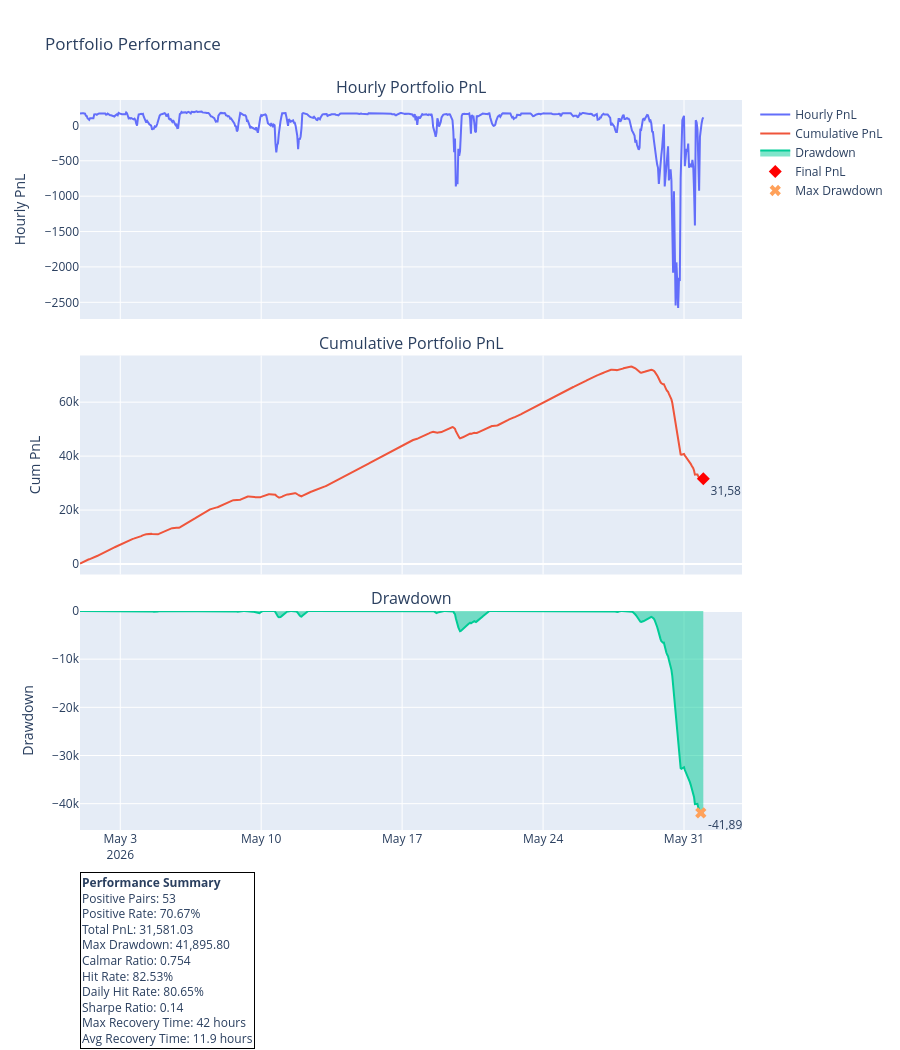

Notebook cell for this chart:
### Code cell
fig = make_subplots(
    rows=3,
    cols=1,
    shared_xaxes=True,
    vertical_spacing=0.05,
    subplot_titles=[
        "Hourly Portfolio PnL",
        "Cumulative Portfolio PnL",
        "Drawdown"
    ]
)

# Hourly PnL
fig.add_trace(
    go.Scatter(
        x=portfolio_pnl["date"],
        y=portfolio_pnl["pnl"],
        mode="lines",
        name="Hourly PnL"
    ),
    row=1,
    col=1
)

# Cumulative PnL
fig.add_trace(
    go.Scatter(
        x=portfolio_pnl["date"],
        y=portfolio_pnl["cum_pnl"],
        mode="lines",
        name="Cumulative PnL"
    ),
    row=2,
    col=1
)

# Drawdown
fig.add_trace(
    go.Scatter(
        x=portfolio_pnl["date"],
        y=portfolio_pnl["drawdown"],
        mode="lines",
        fill="tozeroy",
        name="Drawdown"
    ),
    row=3,
    col=1
)

final_pnl = portfolio_pnl["cum_pnl"].iloc[-1]

fig.add_trace(
    go.Scatter(
        x=[portfolio_pnl["date"].iloc[-1]],
        y=[final_pnl],
        mode="markers+text",
        text=[f"{final_pnl:,.0f}"],
        textposition="bottom right",
        marker=dict(
            size=10,
            symbol="diamond",
            color="red"
        ),
        name="Final PnL"
    ),
    row=2,
    col=1
)

# Mark max drawdown point
max_dd_idx = portfolio_pnl["drawdown"].idxmin()

fig.add_trace(
    go.Scatter(
        x=[portfolio_pnl.loc[max_dd_idx, "date"]],
        y=[portfolio_pnl.loc[max_dd_idx, "drawdown"]],
        mode="markers+text",
        text=[f"{max_drawdown:,.0f}"],
        textposition="bottom right",
        marker=dict(
            size=10,
            symbol="x"
        ),
        name="Max Drawdown"
    ),
    row=3,
    col=1
)

summary_text = (
    f"<b>Performance Summary</b><br>"
    f"Positive Pairs: {positive_count}<br>"
    f"Positive Rate: {positive_rate:.2%}<br>"
    f"Total PnL: {stats['total_pnl']:,.2f}<br>"
    f"Max Drawdown: {stats['max_drawdown']:,.2f}<br>"
    f"Calmar Ratio: {stats['calmar']:.3f}<br>"
    f"Hit Rate: {stats['hit_rate']:.2%}<br>"
    f"Daily Hit Rate: {daily_hit_rate:.2%}<br>"
    f"Sharpe Ratio: {stats['sharpe']:,.2f}<br>"
    f"Max Recovery Time: {stats['max_recovery_time']} hours<br>"
    f"Avg Recovery Time: {stats['avg_recovery_time']:.1f} hours<br>"
)

fig.add_annotation(
    text=summary_text,
    xref="paper",
    yref="paper",
    x=0,
    y=-0.30,
    showarrow=False,
    align="left",
    bordercolor="black",
    borderwidth=1,
    bgcolor="white",
    font=dict(size=12)
)


fig.update_layout(
    title="Portfolio Performance",
    hovermode="x unified",
    height=1050,
    showlegend=True,
    margin=dict(b=220)
)

fig.update_yaxes(title_text="Hourly PnL", row=1, col=1)
fig.update_yaxes(title_text="Cum PnL", row=2, col=1)
fig.update_yaxes(title_text="Drawdown", row=3, col=1)

fig.show()

### Figure 1 — Plotly figure (JSON) as saved in the notebook; plotly's stock layout.template omitted (floating-point values rounded to 4 significant figures; data arrays with more than 128 entries replaced by an {"elided": "..."} marker saying what was removed)
{"data": [{"mode": "lines", "name": "Hourly PnL", "type": "scatter", "x": {"elided": "744 str values"}, "xaxis": "x", "y": {"elided": "744 float values"}, "yaxis": "y"}, {"mode": "lines", "name": "Cumulative PnL", "type": "scatter", "x": {"elided": "744 str values"}, "xaxis": "x2", "y": {"elided": "744 float values"}, "yaxis": "y2"}, {"fill": "tozeroy", "mode": "lines", "name": "Drawdown", "type": "scatter", "x": {"elided": "744 str values"}, "xaxis": "x3", "y": {"elided": "744 float values"}, "yaxis": "y3"}, {"marker": {"color": "red", "size": 10, "symbol": "diamond"}, "mode": "markers+text", "name": "Final PnL", "text": ["31,581"], "textposition": "bottom right", "type": "scatter", "x": ["2026-05-31T23:00:00"], "xaxis": "x2", "y": [31580.0], "yaxis": "y2"}, {"marker": {"size": 10, "symbol": "x"}, "mode": "markers+text", "name": "Max Drawdown", "text": ["-41,896"], "textposition": "bottom right", "type": "scatter", "x": ["2026-05-31T20:00:00"], "xaxis": "x3", "y": [-41900.0], "yaxis": "y3"}], "layout": {"annotations": [{"font": {"size": 16}, "showarrow": false, "text": "Hourly Portfolio PnL", "x": 0.5, "xanchor": "center", "xref": "paper", "y": 1, "yanchor": "bottom", "yref": "paper"}, {"font": {"size": 16}, "showarrow": false, "text": "Cumulative Portfolio PnL", "x": 0.5, "xanchor": "center", "xref": "paper", "y": 0.65, "yanchor": "bottom", "yref": "paper"}, {"font": {"size": 16}, "showarrow": false, "text": "Drawdown", "x": 0.5, "xanchor": "center", "xref": "paper", "y": 0.3, "yanchor": "bottom", "yref": "paper"}, {"align": "left", "bgcolor": "white", "bordercolor": "black", "borderwidth": 1, "font": {"size": 12}, "showarrow": false, "text": "<b>Performance Summary</b><br>Positive Pairs: 53<br>Positive Rate: 70.67%<br>Total PnL: 31,581.03<br>Max Drawdown: 41,895.80<br>Calmar Ratio: 0.754<br>Hit Rate: 82.53%<br>Daily Hit Rate: 80.65%<br>Sharpe Ratio: 0.14<br>Max Recovery Time: 42 hours<br>Avg Recovery Time: 11.9 hours<br>", "x": 0, "xref": "paper", "y": -0.3, "yref": "paper"}], "height": 1050, "hovermode": "x unified", "margin": {"b": 220}, "showlegend": true, "title": {"text": "Portfolio Performance"}, "xaxis": {"anchor": "y", "domain": [0, 1], "matches": "x3", "showticklabels": false}, "xaxis2": {"anchor": "y2", "domain": [0, 1], "matches": "x3", "showticklabels": false}, "xaxis3": {"anchor": "y3", "domain": [0, 1]}, "yaxis": {"anchor": "x", "domain": [0.7, 1], "title": {"text": "Hourly PnL"}}, "yaxis2": {"anchor": "x2", "domain": [0.35, 0.65], "title": {"text": "Cum PnL"}}, "yaxis3": {"anchor": "x3", "domain": [0, 0.3], "title": {"text": "Drawdown"}}}}
